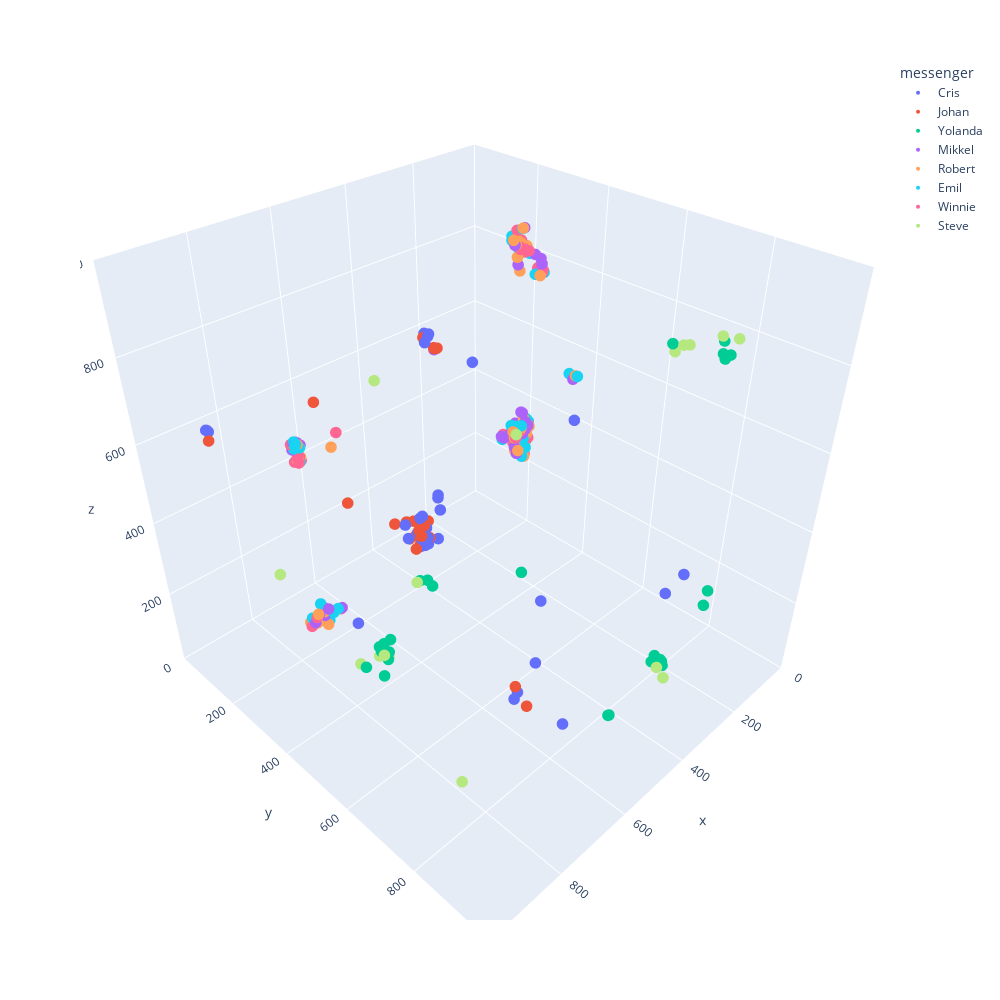

Notebook code cell kept with this figure:
### Code cell
# Plot all of the LOCation messages (just for fun...)
fig_locs = px.scatter_3d(LOC, x='x', y='y', z='z', hover_name = 'messenger',
                        hover_data = ['t','x','y','z'],
                        range_x=[0,1000], range_y=[0,1000], range_z=[0,1000],
                        opacity=1.0, width = 1000, height = 1000, color='messenger')
fig_locs.update_traces(marker=dict(size=4))
fig_locs.show()

### Figure 1 — Plotly figure (JSON) as saved in the notebook; plotly's stock layout.template omitted (floating-point values rounded to 4 significant figures)
{"data": [{"customdata": [[3], [10], [41], [48], [56], [63], [127], [130], [291], [301], [313], [329], [345], [360], [366], [376], [386], [407], [442], [446], [495], [502], [552], [562], [585], [636], [660], [690], [697], [788], [793], [805], [819], [823], [828], [832], [886], [910], [924], [926], [929], [936], [961], [993]], "hovertemplate": "<b>%{hovertext}</b><br><br>messenger=Cris<br>x=%{x}<br>y=%{y}<br>z=%{z}<br>t=%{customdata[0]}<extra></extra>", "hovertext": ["Cris", "Cris", "Cris", "Cris", "Cris", "Cris", "Cris", "Cris", "Cris", "Cris", "Cris", "Cris", "Cris", "Cris", "Cris", "Cris", "Cris", "Cris", "Cris", "Cris", "Cris", "Cris", "Cris", "Cris", "Cris", "Cris", "Cris", "Cris", "Cris", "Cris", "Cris", "Cris", "Cris", "Cris", "Cris", "Cris", "Cris", "Cris", "Cris", "Cris", "Cris", "Cris", "Cris", "Cris"], "legendgroup": "Cris", "marker": {"color": "#636efa", "opacity": 1, "size": 4, "symbol": "circle"}, "mode": "markers", "name": "Cris", "scene": "scene", "showlegend": true, "type": "scatter3d", "x": [540.3, 545.2, 556.1, 538.4, 470.1, 157.2, 725.6, 754.4, 423.3, 608.9, 610.0, 856.3, 951.0, 940.5, 939.5, 763.9, 763.8, 760.7, 766.1, 764.2, 759.8, 755.3, 762.1, 759.7, 419.9, 756.9, 767.3, 765.6, 747.2, 755.5, 756.8, 747.2, 762.6, 780.4, 772.7, 764.3, 761.0, 752.6, 741.6, 745.5, 791.0, 763.2, 743.8, 201.0], "y": [397.3, 399.6, 402.4, 382.7, 447.1, 800.4, 852.2, 944.4, 610.1, 710.0, 702.1, 506.0, 211.5, 196.6, 198.8, 616.4, 617.7, 610.6, 592.5, 605.0, 611.9, 638.9, 596.2, 587.2, 670.4, 640.1, 599.4, 620.0, 588.4, 591.6, 606.7, 596.3, 610.3, 575.2, 619.1, 613.4, 608.6, 588.5, 575.0, 625.4, 594.5, 601.9, 631.3, 786.1], "z": [836.0, 833.2, 824.9, 831.7, 768.0, 255.3, 406.1, 340.6, 217.8, 139.4, 113.6, 356.5, 710.7, 698.7, 696.2, 578.2, 581.7, 567.1, 580.9, 624.0, 566.8, 684.3, 613.8, 573.4, 711.0, 679.8, 552.7, 570.1, 584.4, 563.6, 564.5, 583.7, 578.5, 596.3, 569.8, 578.6, 579.6, 577.1, 565.0, 574.4, 581.5, 565.6, 642.0, 216.8]}, {"customdata": [[16], [17], [25], [30], [96], [119], [305], [309], [363], [370], [371], [427], [432], [488], [547], [548], [567], [634], [795], [866], [878], [925]], "hovertemplate": "<b>%{hovertext}</b><br><br>messenger=Johan<br>x=%{x}<br>y=%{y}<br>z=%{z}<br>t=%{customdata[0]}<extra></extra>", "hovertext": ["Johan", "Johan", "Johan", "Johan", "Johan", "Johan", "Johan", "Johan", "Johan", "Johan", "Johan", "Johan", "Johan", "Johan", "Johan", "Johan", "Johan", "Johan", "Johan", "Johan", "Johan", "Johan"], "legendgroup": "Johan", "marker": {"color": "#EF553B", "opacity": 1, "size": 4, "symbol": "circle"}, "mode": "markers", "name": "Johan", "scene": "scene", "showlegend": true, "type": "scatter3d", "x": [547.3, 540.5, 527.0, 537.9, 93.62, 708.7, 607.3, 603.8, 946.9, 825.7, 787.4, 752.8, 767.0, 772.5, 732.1, 767.7, 759.6, 761.0, 787.9, 778.3, 788.2, 772.2], "y": [388.5, 411.8, 406.1, 408.1, 248.7, 228.8, 702.4, 732.3, 207.7, 466.7, 554.0, 567.4, 598.5, 569.6, 585.2, 588.8, 617.5, 605.5, 594.1, 609.8, 611.5, 609.5], "z": [827.7, 810.3, 804.2, 809.9, 358.8, 680.8, 149.3, 110.8, 683.2, 612.1, 590.7, 586.7, 555.2, 596.2, 586.1, 572.5, 579.8, 601.5, 579.1, 601.9, 565.3, 585.3]}, {"customdata": [[19], [110], [126], [155], [191], [292], [323], [407], [419], [443], [471], [513], [601], [681], [705], [747], [748], [822], [840], [849], [855], [861], [884], [904], [910], [948], [966], [980], [992]], "hovertemplate": "<b>%{hovertext}</b><br><br>messenger=Yolanda<br>x=%{x}<br>y=%{y}<br>z=%{z}<br>t=%{customdata[0]}<extra></extra>", "hovertext": ["Yolanda", "Yolanda", "Yolanda", "Yolanda", "Yolanda", "Yolanda", "Yolanda", "Yolanda", "Yolanda", "Yolanda", "Yolanda", "Yolanda", "Yolanda", "Yolanda", "Yolanda", "Yolanda", "Yolanda", "Yolanda", "Yolanda", "Yolanda", "Yolanda", "Yolanda", "Yolanda", "Yolanda", "Yolanda", "Yolanda", "Yolanda", "Yolanda", "Yolanda"], "legendgroup": "Yolanda", "marker": {"color": "#00cc96", "opacity": 1, "size": 4, "symbol": "circle"}, "mode": "markers", "name": "Yolanda", "scene": "scene", "showlegend": true, "type": "scatter3d", "x": [228.0, 230.2, 232.2, 242.8, 218.5, 273.0, 253.6, 268.4, 245.6, 421.4, 429.6, 447.2, 207.1, 584.5, 581.3, 100.9, 109.7, 498.5, 700.0, 718.8, 692.3, 803.3, 802.9, 812.4, 853.5, 819.2, 820.3, 813.2, 857.5], "y": [815.7, 813.0, 798.0, 798.3, 813.4, 895.5, 874.8, 878.0, 864.0, 550.5, 555.9, 561.5, 733.2, 926.3, 922.1, 834.1, 834.3, 615.7, 541.8, 540.1, 548.0, 537.5, 499.6, 527.1, 572.3, 525.6, 547.1, 542.7, 520.8], "z": [45.96, 50.89, 54.43, 42.36, 24.44, 882.8, 859.8, 876.8, 889.0, 611.2, 662.1, 607.3, 821.7, 221.9, 215.1, 194.9, 156.7, 346.6, 397.4, 406.2, 381.6, 299.7, 253.1, 287.1, 258.2, 268.9, 262.9, 275.6, 247.5]}, {"customdata": [[26], [31], [48], [57], [58], [67], [88], [93], [122], [170], [173], [191], [199], [207], [231], [252], [260], [265], [270], [279], [285], [288], [306], [307], [326], [335], [350], [353], [364], [366], [381], [407], [431], [435], [440], [533], [535], [582], [659], [672], [678], [688], [691], [716], [742], [774], [814], [882], [906], [909], [915], [938], [945], [969], [982]], "hovertemplate": "<b>%{hovertext}</b><br><br>messenger=Mikkel<br>x=%{x}<br>y=%{y}<br>z=%{z}<br>t=%{customdata[0]}<extra></extra>", "hovertext": ["Mikkel", "Mikkel", "Mikkel", "Mikkel", "Mikkel", "Mikkel", "Mikkel", "Mikkel", "Mikkel", "Mikkel", "Mikkel", "Mikkel", "Mikkel", "Mikkel", "Mikkel", "Mikkel", "Mikkel", "Mikkel", "Mikkel", "Mikkel", "Mikkel", "Mikkel", "Mikkel", "Mikkel", "Mikkel", "Mikkel", "Mikkel", "Mikkel", "Mikkel", "Mikkel", "Mikkel", "Mikkel", "Mikkel", "Mikkel", "Mikkel", "Mikkel", "Mikkel", "Mikkel", "Mikkel", "Mikkel", "Mikkel", "Mikkel", "Mikkel", "Mikkel", "Mikkel", "Mikkel", "Mikkel", "Mikkel", "Mikkel", "Mikkel", "Mikkel", "Mikkel", "Mikkel", "Mikkel", "Mikkel"], "legendgroup": "Mikkel", "marker": {"color": "#ab63fa", "opacity": 1, "size": 4, "symbol": "circle"}, "mode": "markers", "name": "Mikkel", "scene": "scene", "showlegend": true, "type": "scatter3d", "x": [780.1, 711.0, 770.0, 746.8, 744.0, 763.7, 752.0, 755.1, 154.6, 105.3, 97.52, 144.4, 131.6, 147.2, 89.55, 91.8, 89.99, 88.37, 330.7, 630.4, 640.9, 636.3, 639.9, 632.6, 642.7, 644.8, 642.5, 641.6, 649.3, 646.2, 647.5, 441.9, 478.3, 431.4, 439.2, 440.5, 440.3, 442.8, 426.1, 450.8, 444.9, 470.1, 472.2, 481.6, 430.6, 433.1, 443.4, 477.2, 442.6, 438.8, 447.8, 434.4, 472.8, 442.5, 563.2], "y": [245.5, 257.9, 249.4, 241.7, 240.6, 241.5, 246.0, 266.8, 272.3, 289.4, 294.9, 270.9, 279.1, 276.1, 298.5, 294.9, 297.1, 298.2, 189.3, 43.42, 49.79, 45.81, 39.88, 52.34, 43.71, 46.54, 46.09, 45.77, 42.2, 45.23, 51.42, 544.8, 541.7, 530.1, 551.4, 544.6, 538.1, 539.9, 556.8, 566.8, 568.5, 563.6, 570.6, 538.4, 539.9, 553.4, 558.3, 562.0, 572.4, 552.1, 564.1, 537.8, 550.0, 566.1, 773.3], "z": [137.8, 148.9, 159.1, 158.6, 155.2, 142.3, 142.9, 177.5, 872.2, 842.2, 798.2, 867.0, 907.9, 825.9, 796.8, 830.0, 817.7, 802.0, 648.8, 423.1, 428.2, 467.3, 460.0, 462.5, 468.4, 467.0, 469.3, 425.2, 452.4, 470.8, 468.8, 623.6, 637.8, 647.4, 685.6, 622.6, 629.5, 625.6, 651.8, 647.9, 673.2, 623.0, 612.2, 641.1, 610.4, 614.0, 689.0, 662.8, 665.5, 658.3, 648.9, 608.1, 644.8, 653.2, 896.6]}, {"customdata": [[26], [50], [64], [71], [78], [96], [105], [125], [136], [138], [141], [161], [165], [196], [197], [207], [211], [234], [244], [262], [264], [275], [313], [324], [365], [378], [379], [384], [389], [392], [416], [426], [427], [432], [457], [463], [464], [480], [492], [495], [506], [522], [525], [578], [581], [609], [615], [631], [634], [642], [644], [655], [710], [815], [830], [842], [893], [904], [927], [928], [986]], "hovertemplate": "<b>%{hovertext}</b><br><br>messenger=Robert<br>x=%{x}<br>y=%{y}<br>z=%{z}<br>t=%{customdata[0]}<extra></extra>", "hovertext": ["Robert", "Robert", "Robert", "Robert", "Robert", "Robert", "Robert", "Robert", "Robert", "Robert", "Robert", "Robert", "Robert", "Robert", "Robert", "Robert", "Robert", "Robert", "Robert", "Robert", "Robert", "Robert", "Robert", "Robert", "Robert", "Robert", "Robert", "Robert", "Robert", "Robert", "Robert", "Robert", "Robert", "Robert", "Robert", "Robert", "Robert", "Robert", "Robert", "Robert", "Robert", "Robert", "Robert", "Robert", "Robert", "Robert", "Robert", "Robert", "Robert", "Robert", "Robert", "Robert", "Robert", "Robert", "Robert", "Robert", "Robert", "Robert", "Robert", "Robert", "Robert"], "legendgroup": "Robert", "marker": {"color": "#FFA15A", "opacity": 1, "size": 4, "symbol": "circle"}, "mode": "markers", "name": "Robert", "scene": "scene", "showlegend": true, "type": "scatter3d", "x": [777.0, 739.3, 773.9, 774.0, 783.0, 754.0, 751.6, 142.8, 151.1, 138.4, 135.2, 135.8, 138.3, 154.6, 151.1, 147.7, 112.7, 102.2, 91.81, 88.21, 89.9, 634.0, 644.7, 646.1, 641.9, 644.9, 644.7, 645.6, 639.2, 609.5, 457.3, 472.1, 479.3, 458.3, 440.9, 444.3, 446.0, 466.5, 443.2, 450.2, 427.3, 443.5, 456.8, 450.0, 444.7, 441.4, 453.9, 435.8, 443.4, 441.7, 471.0, 441.9, 442.2, 448.9, 462.4, 437.4, 464.6, 451.6, 454.1, 462.6, 557.8], "y": [248.7, 245.2, 251.7, 242.2, 229.9, 258.2, 245.1, 272.2, 277.1, 281.3, 276.0, 272.5, 276.4, 268.3, 272.7, 282.1, 270.4, 302.9, 297.5, 293.2, 299.3, 50.68, 53.42, 48.23, 52.93, 51.38, 55.49, 49.8, 50.62, 139.0, 562.8, 564.6, 567.1, 569.4, 548.1, 558.4, 564.2, 560.5, 570.3, 549.1, 563.1, 541.2, 555.5, 571.1, 567.8, 550.3, 567.7, 531.4, 562.2, 534.7, 573.4, 566.1, 561.4, 557.1, 568.9, 550.8, 562.0, 563.3, 555.8, 565.7, 774.1], "z": [137.3, 149.7, 163.4, 139.6, 130.8, 124.6, 153.5, 878.5, 844.9, 909.4, 865.2, 858.4, 873.8, 882.3, 872.2, 813.3, 859.0, 795.0, 800.3, 804.2, 800.1, 429.0, 426.1, 465.1, 421.2, 466.3, 430.3, 420.7, 466.0, 487.0, 630.6, 645.8, 663.8, 664.7, 622.5, 624.8, 635.9, 612.4, 646.3, 622.9, 652.8, 620.4, 630.4, 595.8, 672.1, 631.2, 600.1, 639.1, 678.2, 629.5, 619.5, 623.8, 612.1, 634.2, 623.0, 607.7, 607.1, 628.7, 640.7, 616.2, 901.3]}, {"customdata": [[31], [34], [55], [77], [86], [98], [137], [143], [158], [159], [181], [188], [196], [210], [221], [234], [257], [279], [300], [308], [316], [320], [323], [332], [355], [360], [368], [377], [391], [417], [430], [475], [480], [610], [656], [665], [684], [697], [708], [710], [721], [858], [867], [868], [887], [940], [968], [974], [981], [985]], "hovertemplate": "<b>%{hovertext}</b><br><br>messenger=Emil<br>x=%{x}<br>y=%{y}<br>z=%{z}<br>t=%{customdata[0]}<extra></extra>", "hovertext": ["Emil", "Emil", "Emil", "Emil", "Emil", "Emil", "Emil", "Emil", "Emil", "Emil", "Emil", "Emil", "Emil", "Emil", "Emil", "Emil", "Emil", "Emil", "Emil", "Emil", "Emil", "Emil", "Emil", "Emil", "Emil", "Emil", "Emil", "Emil", "Emil", "Emil", "Emil", "Emil", "Emil", "Emil", "Emil", "Emil", "Emil", "Emil", "Emil", "Emil", "Emil", "Emil", "Emil", "Emil", "Emil", "Emil", "Emil", "Emil", "Emil", "Emil"], "legendgroup": "Emil", "marker": {"color": "#19d3f3", "opacity": 1, "size": 4, "symbol": "circle"}, "mode": "markers", "name": "Emil", "scene": "scene", "showlegend": true, "type": "scatter3d", "x": [719.5, 749.3, 752.6, 741.8, 778.8, 747.2, 144.7, 138.1, 137.8, 135.6, 88.95, 105.2, 148.3, 137.5, 85.72, 105.7, 85.95, 643.8, 643.6, 648.1, 641.7, 640.6, 634.5, 644.9, 643.4, 646.0, 638.1, 641.1, 649.5, 456.1, 459.6, 459.4, 461.8, 449.2, 457.1, 452.9, 453.1, 446.3, 452.1, 453.6, 450.0, 459.6, 438.0, 476.4, 417.6, 419.1, 477.8, 438.7, 563.7, 563.1], "y": [253.6, 277.0, 234.0, 247.2, 233.1, 240.4, 254.2, 265.2, 274.2, 277.2, 294.6, 273.2, 257.2, 269.2, 300.2, 291.6, 288.6, 57.61, 50.2, 53.64, 54.68, 48.67, 51.36, 45.53, 53.73, 53.78, 57.29, 56.07, 50.17, 579.5, 571.0, 573.7, 575.4, 560.6, 564.3, 570.0, 553.9, 552.4, 569.9, 560.5, 566.6, 559.6, 564.6, 559.3, 544.6, 553.9, 537.3, 553.7, 782.7, 764.8], "z": [148.4, 170.5, 170.4, 122.5, 142.7, 155.2, 875.2, 873.6, 860.6, 906.6, 799.5, 839.9, 887.0, 857.3, 797.3, 795.8, 801.9, 424.4, 428.2, 466.6, 428.1, 465.5, 421.8, 473.2, 429.6, 471.1, 460.0, 421.5, 458.9, 623.0, 671.2, 616.6, 602.7, 636.5, 641.7, 623.3, 656.4, 629.6, 638.3, 602.7, 626.5, 665.0, 675.7, 673.9, 633.0, 657.3, 632.2, 627.6, 905.9, 903.9]}, {"customdata": [[33], [47], [68], [116], [126], [141], [155], [159], [167], [181], [192], [215], [232], [236], [245], [250], [273], [280], [291], [300], [301], [325], [337], [338], [341], [358], [371], [375], [383], [384], [387], [443], [445], [448], [488], [514], [518], [524], [535], [536], [558], [581], [594], [612], [636], [640], [679], [682], [684], [696], [722], [738], [744], [750], [764], [770], [797], [909], [942], [971]], "hovertemplate": "<b>%{hovertext}</b><br><br>messenger=Winnie<br>x=%{x}<br>y=%{y}<br>z=%{z}<br>t=%{customdata[0]}<extra></extra>", "hovertext": ["Winnie", "Winnie", "Winnie", "Winnie", "Winnie", "Winnie", "Winnie", "Winnie", "Winnie", "Winnie", "Winnie", "Winnie", "Winnie", "Winnie", "Winnie", "Winnie", "Winnie", "Winnie", "Winnie", "Winnie", "Winnie", "Winnie", "Winnie", "Winnie", "Winnie", "Winnie", "Winnie", "Winnie", "Winnie", "Winnie", "Winnie", "Winnie", "Winnie", "Winnie", "Winnie", "Winnie", "Winnie", "Winnie", "Winnie", "Winnie", "Winnie", "Winnie", "Winnie", "Winnie", "Winnie", "Winnie", "Winnie", "Winnie", "Winnie", "Winnie", "Winnie", "Winnie", "Winnie", "Winnie", "Winnie", "Winnie", "Winnie", "Winnie", "Winnie", "Winnie"], "legendgroup": "Winnie", "marker": {"color": "#FF6692", "opacity": 1, "size": 4, "symbol": "circle"}, "mode": "markers", "name": "Winnie", "scene": "scene", "showlegend": true, "type": "scatter3d", "x": [711.7, 777.0, 785.5, 139.9, 138.4, 128.1, 129.2, 138.6, 138.2, 86.47, 146.9, 134.4, 84.73, 91.29, 89.43, 94.43, 556.5, 640.8, 648.3, 639.2, 644.6, 630.1, 645.0, 646.9, 644.7, 639.6, 649.8, 634.9, 636.3, 642.4, 651.1, 446.3, 452.0, 434.5, 441.2, 430.3, 449.3, 440.9, 441.2, 430.1, 450.2, 459.0, 457.4, 438.5, 454.4, 450.0, 472.9, 459.5, 458.5, 444.9, 452.2, 471.2, 456.7, 445.2, 424.5, 460.7, 453.7, 426.6, 458.4, 454.5], "y": [253.8, 249.2, 237.6, 276.0, 287.1, 267.5, 279.5, 263.3, 299.2, 286.0, 279.9, 275.8, 282.6, 302.0, 294.9, 288.6, 91.27, 43.5, 62.53, 53.77, 42.69, 44.62, 40.76, 48.71, 53.11, 41.92, 47.58, 53.07, 39.15, 54.77, 41.69, 556.5, 560.8, 531.5, 572.6, 562.4, 561.2, 564.1, 540.9, 561.8, 564.6, 566.6, 547.9, 550.8, 553.6, 547.4, 568.6, 561.4, 548.6, 553.1, 566.0, 533.7, 567.1, 530.5, 551.8, 566.2, 562.1, 558.4, 558.5, 558.5], "z": [143.3, 154.4, 124.8, 859.3, 863.0, 875.0, 851.8, 899.5, 862.8, 802.0, 868.3, 855.1, 803.7, 805.0, 798.0, 806.3, 481.0, 462.8, 425.6, 434.0, 464.7, 423.3, 462.0, 424.3, 433.1, 461.9, 421.5, 422.0, 466.3, 430.5, 466.9, 642.2, 640.7, 641.5, 636.9, 656.6, 609.1, 594.3, 625.1, 660.5, 667.7, 663.7, 620.4, 613.1, 650.7, 613.3, 648.1, 644.6, 654.5, 613.8, 599.0, 639.3, 623.2, 628.9, 658.2, 660.1, 651.1, 653.3, 620.8, 639.2]}, {"customdata": [[48], [63], [202], [228], [271], [350], [443], [464], [468], [522], [552], [611], [637], [659], [842], [893], [913], [916], [957], [960], [973]], "hovertemplate": "<b>%{hovertext}</b><br><br>messenger=Steve<br>x=%{x}<br>y=%{y}<br>z=%{z}<br>t=%{customdata[0]}<extra></extra>", "hovertext": ["Steve", "Steve", "Steve", "Steve", "Steve", "Steve", "Steve", "Steve", "Steve", "Steve", "Steve", "Steve", "Steve", "Steve", "Steve", "Steve", "Steve", "Steve", "Steve", "Steve", "Steve"], "legendgroup": "Steve", "marker": {"color": "#B6E880", "opacity": 1, "size": 4, "symbol": "circle"}, "mode": "markers", "name": "Steve", "scene": "scene", "showlegend": true, "type": "scatter3d", "x": [249.8, 259.7, 859.3, 457.0, 275.7, 254.9, 442.8, 449.8, 466.1, 479.1, 838.5, 160.4, 204.6, 197.4, 729.3, 817.0, 817.2, 815.6, 824.2, 817.5, 861.6], "y": [838.3, 823.9, 252.1, 121.6, 876.7, 897.6, 539.8, 563.3, 562.6, 575.4, 772.1, 742.5, 738.5, 751.8, 543.4, 537.4, 545.9, 514.2, 540.1, 538.8, 508.9], "z": [24.41, 53.99, 329.5, 590.4, 914.0, 909.0, 606.2, 609.8, 664.3, 661.2, 102.1, 806.1, 805.6, 822.0, 409.7, 263.5, 266.8, 246.4, 272.0, 269.2, 251.3]}], "layout": {"height": 1000, "legend": {"title": {"text": "messenger"}, "tracegroupgap": 0}, "margin": {"t": 60}, "scene": {"domain": {"x": [0, 1], "y": [0, 1]}, "xaxis": {"range": [0, 1000], "title": {"text": "x"}}, "yaxis": {"range": [0, 1000], "title": {"text": "y"}}, "zaxis": {"range": [0, 1000], "title": {"text": "z"}}}, "width": 1000}}
